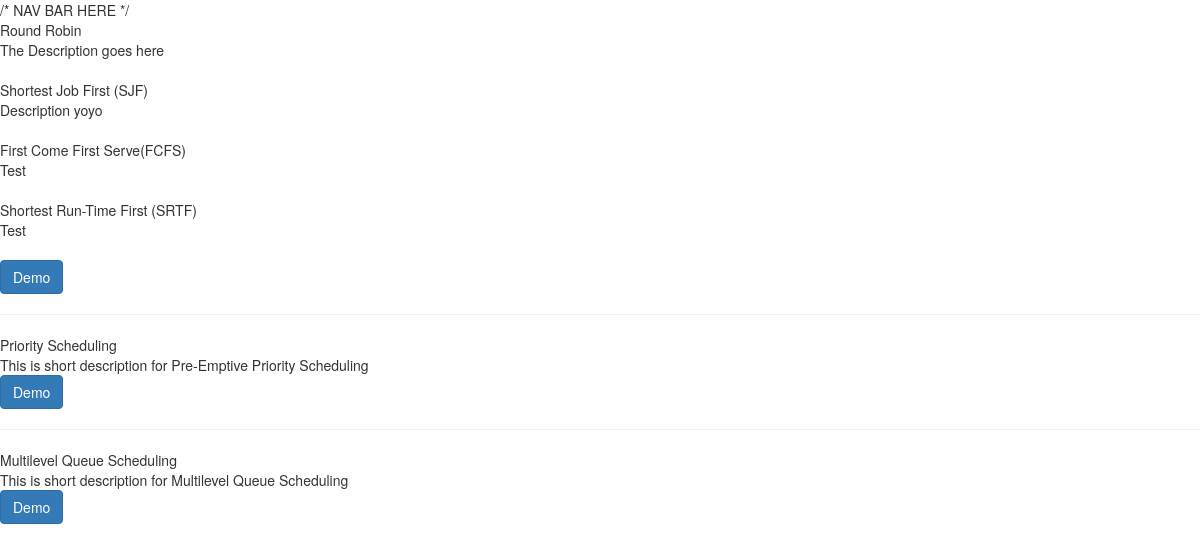
Page /process/ on the committed database.
### process/models.py (models this page shows, shortened)
class ProcessSchedAlg(models.Model):
    name = models.CharField(max_length=200)
    description = models.TextField()
    demourl = models.CharField(max_length=200, blank=True)

### process/views.py (the view)
def home(request):
    algos = ProcessSchedAlg.objects.all()
    context = {'algos': algos}
    return render(request, 'process/index.html',context = context)

### process/templates/process/index.html (shortened to what this page needs)
{% extends "ossim/base.html" %}
{% block content %}
<div class="main-container">
{% for alg in algos %}
    <div class="alg-container">
      <div class="alg-name">  {{alg.name}} </div>
      <div class="alg-description">
        {{alg.description}}
      </div>
    </div>
    <br>
{% endfor %}
<a href="/process/demo/1/" class="btn btn-primary">Demo</a><br>
<hr>
<div class="alg-container">
  <div class="alg-name">  Priority Scheduling  </div>
  <div class="alg-description">
  This is short description for Pre-Emptive Priority Scheduling
  </div>
  <a href="/process/demo/2/" class="btn btn-primary">Demo</a><br>
</div>
<hr>
<div class="alg-container">
  <div class="alg-name"> Multilevel Queue Scheduling </div>
  <div class="alg-description">
  This is short description for Multilevel Queue Scheduling
  </div>
  <a href="/process/demo/3/" class="btn btn-primary">Demo</a><br>
</div>
</div>
{% endblock %}

### rows in the picture
ProcessSchedAlg: name "Round Robin", description "The Description goes here"
ProcessSchedAlg: name "Shortest Job First (SJF)", description "Description yoyo"
ProcessSchedAlg: name "First Come First Serve(FCFS)", description "Test"
ProcessSchedAlg: name "Shortest Run-Time First (SRTF)", description "Test"
